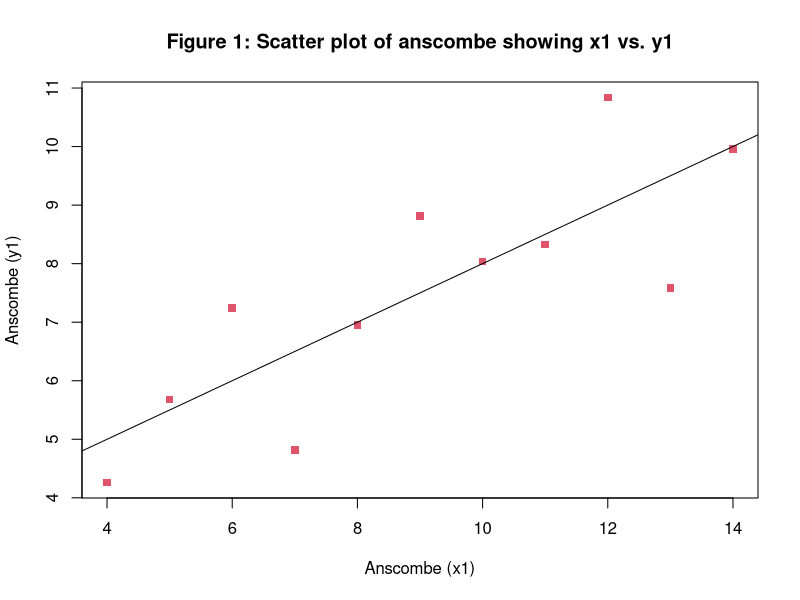

Write the R code that produced this figure.
## ---- chunk 1
knitr::opts_chunk$set(echo = TRUE, warning = FALSE, fig.align = 'center', fig.path = 'figure/', fig.height = 8, fig.width = 8, fig.ext = 'png')
library(dplyr)
library(readr)
library(tidyr)
## ---- chunk 2
#load data set
data("anscombe")

#show dimensions of data set rows vs. columns
dim(anscombe)

#show first 6 rows
head(anscombe, 6)

#show last 6 rows
tail(anscombe, 6)

#summary statistics for each column
summary(anscombe)
## ---- chunk 3
#load data set
data("anscombe")

#scatter plot (with axis titles, red, and squares)
graph <- plot(x = anscombe$x1, y = anscombe$y1,
     main = 'Figure 1: Scatter plot of anscombe showing x1 vs. y1',
     xlab = 'Anscombe (x1)',
     ylab = 'Anscombe (y1)',
     pch = 15 ,
     col = 2 ,
     lty = 2)

#regression line
regline <- lm(y1 ~ x1, data = anscombe)
abline(regline)
